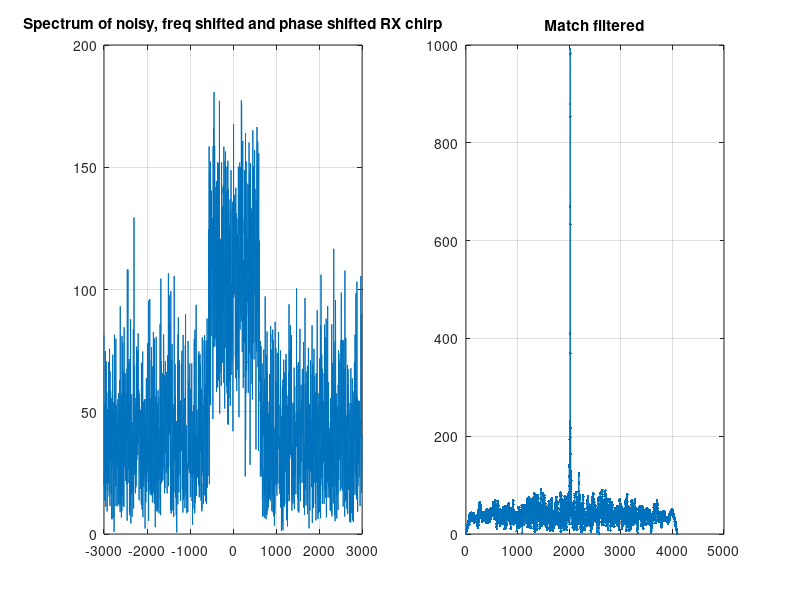

The MATLAB source for this figure:
clc;
clear;

snr = 0;

decim = 8; % decimation rate
fs = 48e3/decim;
n = 16384/decim;
t = (0:n-1)/fs;
u0 = 1200/(n/fs); % bandwidth = 1200Hz

bbt = cos(2*pi*(-600*t+u0*t.^2/2)).';
bbr = exp(1j*2*pi*((-600+120*rand()-60)*t+u0*t.^2/2)+1j*pi*(2*rand()-1)).' + ... 
      10^(-snr/20)*randn(n, 1)./sqrt(2) + 1j*10^(-snr/20)*randn(n, 1)./sqrt(2);

[m, r] = filter(bbt, 1, bbr, zeros(n-1, 1));

subplot(1, 2, 1);
% plot(t, real(sig));
spectrum = abs(fft(bbr,n));
plot((-n/2:n/2-1)*fs/n, [spectrum(n/2+1:n); spectrum(1:n/2)]);
grid on;
title('Spectrum of noisy, freq shifted and phase shifted RX chirp');

subplot(1, 2, 2);
plot(abs([m; r]), '.-');
title('Match filtered');
grid on;
